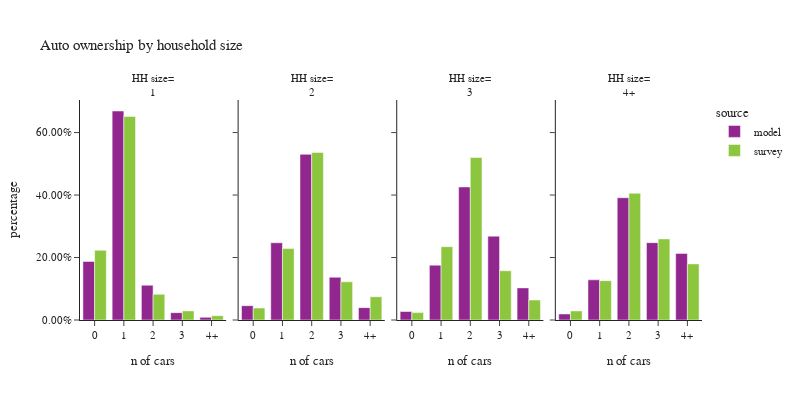

Write notebook code for a chart like this one.
### Code cell
plot_auto(hh,'hhsize_simple','household size', 'HH size')

### Figure 1 — Plotly figure (JSON) as saved in the notebook; plotly's stock layout.template omitted (floating-point values rounded to 4 significant figures)
{"data": [{"alignmentgroup": "True", "customdata": [[90506], [322968], [53761], [11372], [4127]], "hovertemplate": "source=model<br>hhsize_simple=1<br>auto_ownership_simple=%{x}<br>percentage=%{y}<br>sample count=%{customdata[0]}<extra></extra>", "legendgroup": "model", "marker": {"color": "#91268F", "pattern": {"shape": ""}}, "name": "model", "offsetgroup": "model", "orientation": "v", "showlegend": true, "textposition": "auto", "type": "bar", "x": ["0", "1", "2", "3", "4+"], "xaxis": "x", "y": [0.1875, 0.669, 0.1114, 0.02356, 0.008549], "yaxis": "y"}, {"alignmentgroup": "True", "customdata": [[26707], [144103], [309177], [79773], [23067]], "hovertemplate": "source=model<br>hhsize_simple=2<br>auto_ownership_simple=%{x}<br>percentage=%{y}<br>sample count=%{customdata[0]}<extra></extra>", "legendgroup": "model", "marker": {"color": "#91268F", "pattern": {"shape": ""}}, "name": "model", "offsetgroup": "model", "orientation": "v", "showlegend": false, "textposition": "auto", "type": "bar", "x": ["0", "1", "2", "3", "4+"], "xaxis": "x2", "y": [0.04582, 0.2472, 0.5305, 0.1369, 0.03958], "yaxis": "y2"}, {"alignmentgroup": "True", "customdata": [[7409], [47863], [116076], [73156], [28000]], "hovertemplate": "source=model<br>hhsize_simple=3<br>auto_ownership_simple=%{x}<br>percentage=%{y}<br>sample count=%{customdata[0]}<extra></extra>", "legendgroup": "model", "marker": {"color": "#91268F", "pattern": {"shape": ""}}, "name": "model", "offsetgroup": "model", "orientation": "v", "showlegend": false, "textposition": "auto", "type": "bar", "x": ["0", "1", "2", "3", "4+"], "xaxis": "x3", "y": [0.02719, 0.1756, 0.426, 0.2685, 0.1028], "yaxis": "y3"}, {"alignmentgroup": "True", "customdata": [[7652], [51170], [155814], [98572], [84856]], "hovertemplate": "source=model<br>hhsize_simple=4+<br>auto_ownership_simple=%{x}<br>percentage=%{y}<br>sample count=%{customdata[0]}<extra></extra>", "legendgroup": "model", "marker": {"color": "#91268F", "pattern": {"shape": ""}}, "name": "model", "offsetgroup": "model", "orientation": "v", "showlegend": false, "textposition": "auto", "type": "bar", "x": ["0", "1", "2", "3", "4+"], "xaxis": "x4", "y": [0.01922, 0.1285, 0.3914, 0.2476, 0.2132], "yaxis": "y4"}, {"alignmentgroup": "True", "customdata": [[490], [912], [110], [22], [13]], "hovertemplate": "source=survey<br>hhsize_simple=1<br>auto_ownership_simple=%{x}<br>percentage=%{y}<br>sample count=%{customdata[0]}<extra></extra>", "legendgroup": "survey", "marker": {"color": "#8CC63E", "pattern": {"shape": ""}}, "name": "survey", "offsetgroup": "survey", "orientation": "v", "showlegend": true, "textposition": "auto", "type": "bar", "x": ["0", "1", "2", "3", "4+"], "xaxis": "x", "y": [0.2229, 0.6516, 0.08246, 0.0292, 0.01382], "yaxis": "y"}, {"alignmentgroup": "True", "customdata": [[111], [515], [598], [128], [52]], "hovertemplate": "source=survey<br>hhsize_simple=2<br>auto_ownership_simple=%{x}<br>percentage=%{y}<br>sample count=%{customdata[0]}<extra></extra>", "legendgroup": "survey", "marker": {"color": "#8CC63E", "pattern": {"shape": ""}}, "name": "survey", "offsetgroup": "survey", "orientation": "v", "showlegend": false, "textposition": "auto", "type": "bar", "x": ["0", "1", "2", "3", "4+"], "xaxis": "x2", "y": [0.0384, 0.2286, 0.5364, 0.1222, 0.07438], "yaxis": "y2"}, {"alignmentgroup": "True", "customdata": [[11], [120], [175], [62], [22]], "hovertemplate": "source=survey<br>hhsize_simple=3<br>auto_ownership_simple=%{x}<br>percentage=%{y}<br>sample count=%{customdata[0]}<extra></extra>", "legendgroup": "survey", "marker": {"color": "#8CC63E", "pattern": {"shape": ""}}, "name": "survey", "offsetgroup": "survey", "orientation": "v", "showlegend": false, "textposition": "auto", "type": "bar", "x": ["0", "1", "2", "3", "4+"], "xaxis": "x3", "y": [0.02365, 0.2346, 0.52, 0.1577, 0.06403], "yaxis": "y3"}, {"alignmentgroup": "True", "customdata": [[11], [94], [203], [71], [44]], "hovertemplate": "source=survey<br>hhsize_simple=4+<br>auto_ownership_simple=%{x}<br>percentage=%{y}<br>sample count=%{customdata[0]}<extra></extra>", "legendgroup": "survey", "marker": {"color": "#8CC63E", "pattern": {"shape": ""}}, "name": "survey", "offsetgroup": "survey", "orientation": "v", "showlegend": false, "textposition": "auto", "type": "bar", "x": ["0", "1", "2", "3", "4+"], "xaxis": "x4", "y": [0.02906, 0.126, 0.4058, 0.2595, 0.1797], "yaxis": "y4"}], "layout": {"annotations": [{"font": {}, "showarrow": false, "text": "HH size=<br>1", "x": 0.1175, "xanchor": "center", "xref": "paper", "y": 1.0, "yanchor": "bottom", "yref": "paper"}, {"font": {}, "showarrow": false, "text": "HH size=<br>2", "x": 0.3725, "xanchor": "center", "xref": "paper", "y": 1.0, "yanchor": "bottom", "yref": "paper"}, {"font": {}, "showarrow": false, "text": "HH size=<br>3", "x": 0.6275, "xanchor": "center", "xref": "paper", "y": 1.0, "yanchor": "bottom", "yref": "paper"}, {"font": {}, "showarrow": false, "text": "HH size=<br>4+", "x": 0.8825, "xanchor": "center", "xref": "paper", "y": 1.0, "yanchor": "bottom", "yref": "paper"}], "barmode": "group", "font": {"size": 11}, "height": 400, "legend": {"title": {"text": "source"}, "tracegroupgap": 0}, "title": {"text": "Auto ownership by household size"}, "width": 800, "xaxis": {"anchor": "y", "domain": [0.0, 0.235], "title": {"text": "n of cars"}}, "xaxis2": {"anchor": "y2", "domain": [0.255, 0.49], "matches": "x", "title": {"text": "n of cars"}}, "xaxis3": {"anchor": "y3", "domain": [0.51, 0.745], "matches": "x", "title": {"text": "n of cars"}}, "xaxis4": {"anchor": "y4", "domain": [0.765, 1.0], "matches": "x", "title": {"text": "n of cars"}}, "yaxis": {"anchor": "x", "domain": [0.0, 1.0], "tickformat": ".2%", "title": {"text": "percentage"}}, "yaxis2": {"anchor": "x2", "domain": [0.0, 1.0], "matches": "y", "showticklabels": false, "tickformat": ".2%"}, "yaxis3": {"anchor": "x3", "domain": [0.0, 1.0], "matches": "y", "showticklabels": false, "tickformat": ".2%"}, "yaxis4": {"anchor": "x4", "domain": [0.0, 1.0], "matches": "y", "showticklabels": false, "tickformat": ".2%"}}}
